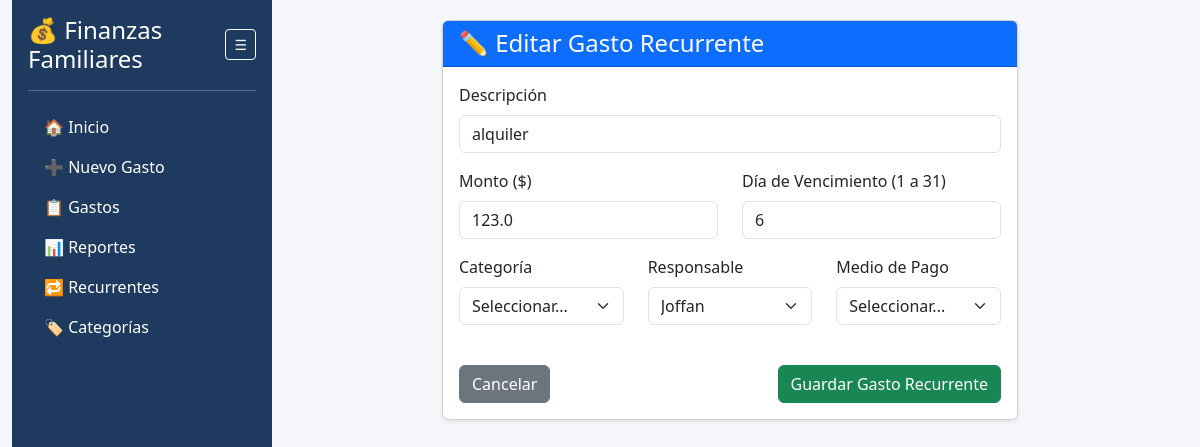
Page /recurrentes/1/editar on the committed database.
### app.py (models this page shows)
class GastoRecurrente(db.Model):
    id = db.Column(db.Integer, primary_key=True)
    descripcion = db.Column(db.String(200), nullable=False)
    categoria = db.Column(db.String(100), nullable=False)
    monto = db.Column(db.Float, nullable=False)
    responsable = db.Column(db.String(100), nullable=False)
    medio_pago = db.Column(db.String(100), nullable=False)
    dia_vencimiento = db.Column(db.Integer, nullable=False)
    activo = db.Column(db.Boolean, default=True)

### app.py (the view, shortened to what this page needs)
@app.route("/recurrentes/<int:id>/editar", methods=["GET", "POST"])
def editar_recurrente(id):
    recurrente = GastoRecurrente.query.get_or_404(id)
    return render_template("recurrente_form.html", recurrente=recurrente, **obtener_opciones())

### app.py (called while the page is built)
def inicializar_opciones_base():
    if Categoria.query.count() == 0:
        for c in ["Supermercado", "Restaurante", "Servicios", "Transporte", "Gastos Personales"]:
            db.session.add(Categoria(nombre=c))
    if Responsable.query.count() == 0:
        for r in ["Joffan", "Dore"]:
            db.session.add(Responsable(nombre=r))
    if MedioPago.query.count() == 0:
        for m in ["Efectivo", "Débito", "Crédito", "Mercado Pago"]:
            db.session.add(MedioPago(nombre=m))
    db.session.commit()

def obtener_opciones():
    inicializar_opciones_base()
    return {
        'categorias': [c.nombre for c in Categoria.query.order_by(Categoria.nombre.asc()).all()],
        'responsables': [r.nombre for r in Responsable.query.order_by(Responsable.nombre.asc()).all()],
        'medios_pago': [m.nombre for m in MedioPago.query.order_by(MedioPago.nombre.asc()).all()]
    }

### templates/recurrente_form.html (shortened to what this page needs)
{% extends "base.html" %}
{% block contenido %}
<div class="row justify-content-center">
    <div class="col-md-8">
        <div class="card shadow-sm">
            <div class="card-header bg-primary text-white">
                <h4 class="mb-0">
                    {{ '✏️ Editar Gasto Recurrente' if recurrente else '➕ Nuevo Gasto Recurrente' }}
                </h4>
            </div>
            <div class="card-body">
                <form method="POST">
                    <div class="mb-3">
                        <label class="form-label font-weight-bold">Descripción</label>
                        <input type="text"
                               name="descripcion"
                               class="form-control"
                               placeholder="Ej: Alquiler, Expensas, Netflix"
                               value="{{ recurrente.descripcion if recurrente else '' }}"
                               required>
                    </div>
                    <div class="row">
                        <div class="col-md-6 mb-3">
                            <label class="form-label">Monto ($)</label>
                            <input type="number"
                                   step="0.01"
                                   name="monto"
                                   class="form-control"
                                   placeholder="0.00"
                                   value="{{ recurrente.monto if recurrente else '' }}"
                                   required>
                        </div>
                        <div class="col-md-6 mb-3">
                            <label class="form-label">Día de Vencimiento (1 a 31)</label>
                            <input type="number"
                                   name="dia_vencimiento"
                                   min="1"
                                   max="31"
                                   class="form-control"
                                   placeholder="Ej: 10"
                                   value="{{ recurrente.dia_vencimiento if recurrente else '' }}"
                                   required>
                        </div>
                    </div>
                    <div class="row">
                        <div class="col-md-4 mb-3">
                            <label class="form-label">Categoría</label>
                            <select name="categoria" class="form-select" required>
                                <option value="">Seleccionar...</option>
                            </select>
                        </div>
                        <div class="col-md-4 mb-3">
                            <label class="form-label">Responsable</label>
                            <select name="responsable" class="form-select" required>
                                {% for resp in responsables %}
                                    <option value="{{ resp }}" {{ 'selected' if recurrente and recurrente.responsable == resp else '' }}>
                                        {{ resp }}
                                    </option>
                                {% endfor %}
                            </select>
                        </div>
                        <div class="col-md-4 mb-3">
                            <label class="form-label">Medio de Pago</label>
                            <select name="medio_pago" class="form-select" required>
                                <option value="">Seleccionar...</option>
                            </select>
                        </div>
                    </div>
                    <div class="d-flex justify-content-between mt-4">
                        <a href="{{ url_for('listar_recurrentes') }}" class="btn btn-secondary">
                            Cancelar
                        </a>
                        <button type="submit" class="btn btn-success">
                            Guardar Gasto Recurrente
                        </button>
                    </div>
                </form>
            </div>
        </div>
    </div>
</div>
{% endblock %}

### templates/base.html (style rules this page uses)
body { background-color: #f5f6fa; }

### rows in the picture
GastoRecurrente: descripcion "alquiler", monto "123.0", dia_vencimiento "6"

### other values in the picture
form field responsable "Joffan"
